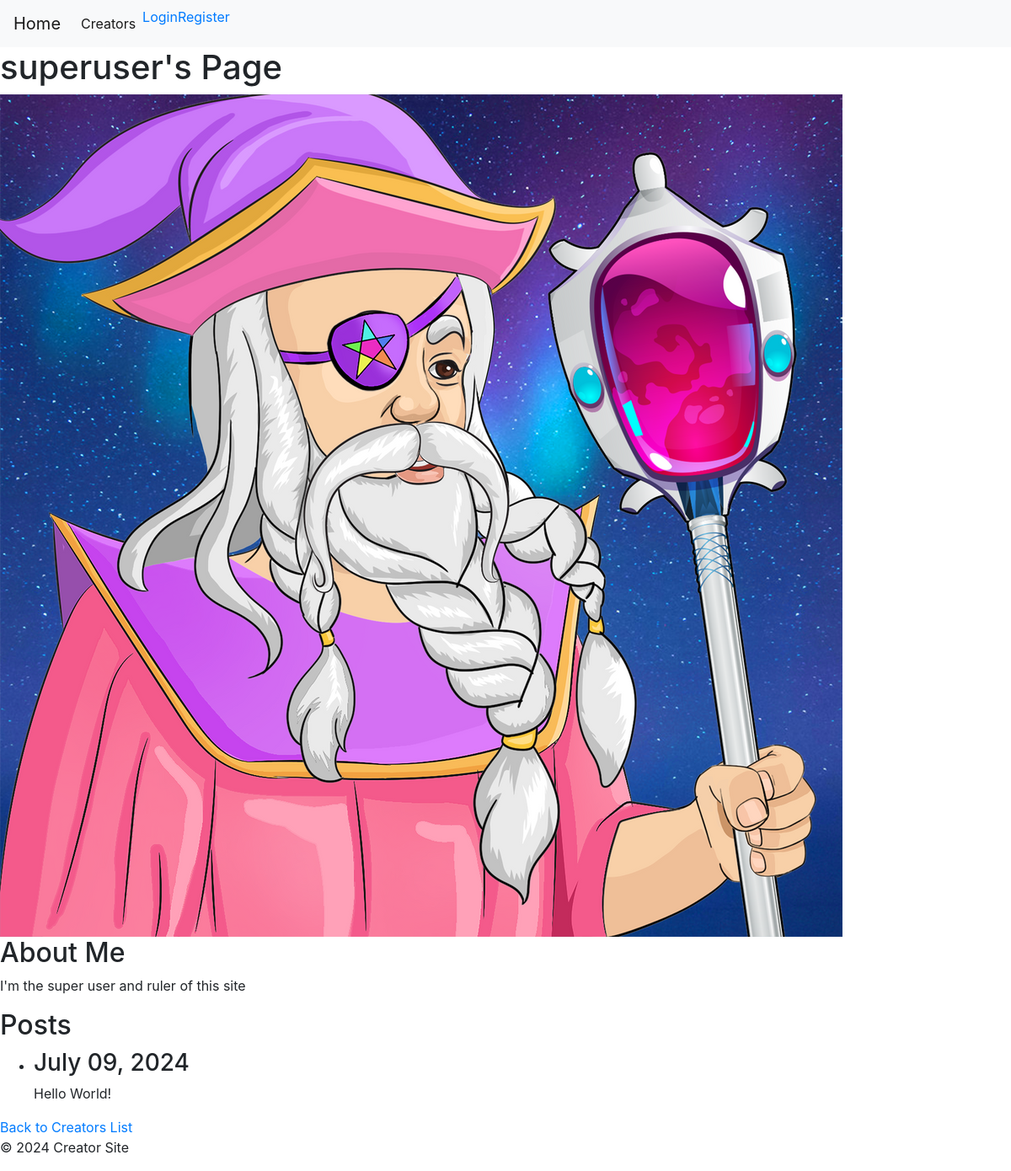
The app's page /creator/1/ with its own data.
### creators/models.py (models this page shows, shortened)
class Creator(models.Model):
    user = models.OneToOneField(User, on_delete=models.CASCADE)
    avatar = models.ImageField(upload_to='creator_avatars/', null=True, blank=True)
    about_me = models.TextField(blank=True)
    followers = models.ManyToManyField(User, related_name='following', blank=True)

class Post(models.Model):
    creator = models.ForeignKey(Creator, on_delete=models.CASCADE, related_name='posts')
    content = models.TextField()
    created_at = models.DateTimeField(auto_now_add=True)
    updated_at = models.DateTimeField(auto_now=True)

### creators/views.py (the view)
# urls.py: path('creator/<int:pk>/', views.CreatorAboutMeView.as_view(), name='creator_aboutme'),
class CreatorAboutMeView(DetailView):
    model = Creator
    template_name = 'creators/creator_aboutme.html'
    context_object_name = 'creator'
    def get_context_data(self, **kwargs):
        context = super().get_context_data(**kwargs)
        context['posts'] = self.object.posts.all().order_by('-created_at')
        if self.request.user.is_authenticated:
            context['is_following'] = self.object.followers.filter(id=self.request.user.id).exists()
        return context

### creators/templates/creators/creator_aboutme.html (shortened to what this page needs)
{% extends 'base.html' %}
{% block content %}
    <h1>{{ creator.user.username }}'s Page</h1>
    {% if creator.avatar %}
    <img
      src="{{ creator.avatar.url }}"
      alt="{{ creator.user.username }}'s avatar"
    />
    {% endif %}
    <h2>About Me</h2>
    <p>{{ creator.about_me }}</p>
    <h2>Posts</h2>
    {% if posts %}
    <ul>
      {% for post in posts %}
      <li>
        <h3>{{ post.created_at|date:"F d, Y" }}</h3>
        <p>{{ post.content }}</p>
      </li>
      {% endfor %}
    </ul>
    {% else %}
    <p>This creator hasn't posted anything yet.</p>
    {% endif %}
    <a href="{% url 'creator_list' %}">Back to Creators List</a>
{% endblock %}

### static/css/style.css (style rules this page uses)
body { margin: 0; padding: 0; font-family: 'Roboto', sans-serif; background-color: #f0f0f0; }

### records on screen
Creator: user.username "superuser", avatar (picture), about_me "I'm the super user and ruler of this site"
Post: created_at "July 09, 2024", content "Hello World!"
